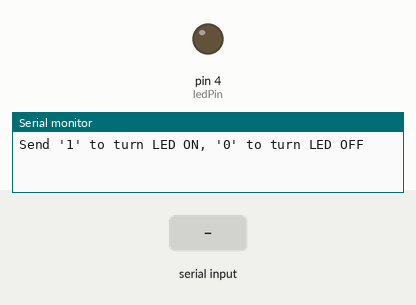
A sketch run on a simulated Arduino Uno, built with avr-gcc and run on an emulated ATmega328P. Shown: output pins drawn as LEDs (lit = HIGH), the last lines printed to the serial monitor. The inputs (shaded band) are chosen by the test bench.

Above: at 1.2 s.
1.3 s: "1" received over Serial
At 1.7 s:
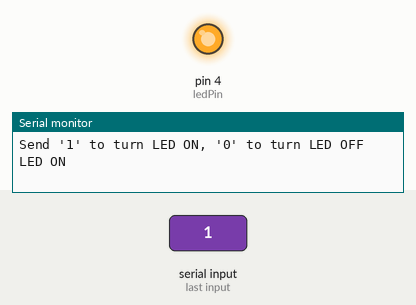
2.8 s: "0" received over Serial
At 4.1 s:
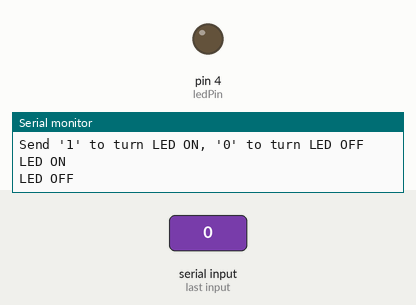
Timing chart, 0 to 5.8 s (numbered marks = the images above; inputs shaded):
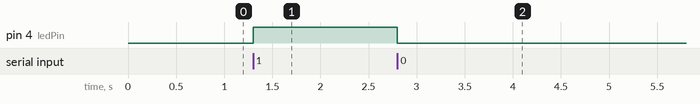

The sketch:

sketch.ino
```cpp
int ledPin = 4;

void setup() {
  // put your setup code here, to run once:
  pinMode(ledPin, OUTPUT);

  Serial.begin(9600);
  Serial.println("Send '1' to turn LED ON, '0' to turn LED OFF");
}

void loop() {
  // put your main code here, to run repeatedly:


  if(Serial.available() > 0){
    char command = Serial.read();

    if(command == '1'){
      digitalWrite(ledPin, HIGH);
      Serial.println("LED ON");
    }

    if(command == '0'){
      digitalWrite(ledPin, LOW);
      Serial.println("LED OFF");
    }
  }

}
```

Measured:
- after the input at 1.3 s, pin 4 (ledPin): LOW → HIGH at once
- after the input at 2.8 s, pin 4 (ledPin): HIGH → LOW at once
